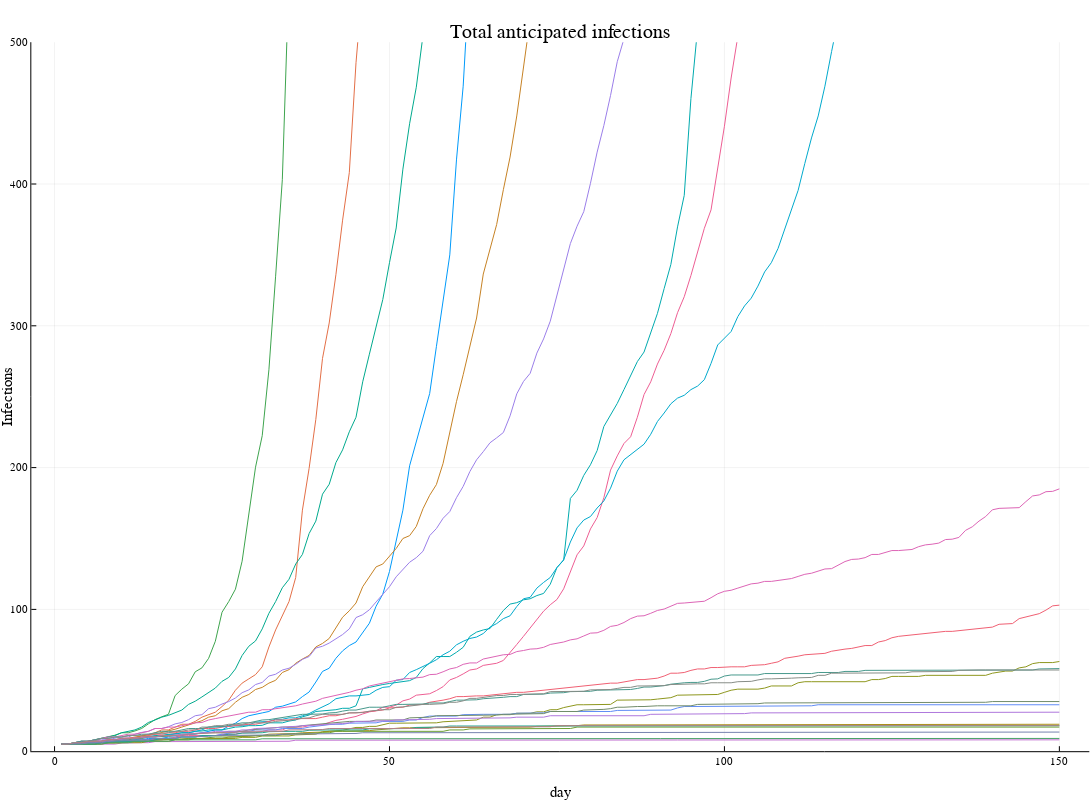

Write notebook code for a chart like this one.
### Code cell
plot(plotdata,title="Total anticipated infections",xlabel="day",ylabel="Infections",ylimit=(0,500),label=false,size=(1600,800))

### Figure 1 — Plotly figure (JSON) as saved in the notebook; plotly's stock layout.template omitted (floating-point values rounded to 4 significant figures; data arrays with more than 128 entries replaced by an {"elided": "..."} marker saying what was removed)
{"data": [{"colorbar": {"title": ""}, "legendgroup": "", "line": {"color": "rgba(0, 154, 250, 1.000)", "dash": "solid", "shape": "linear", "width": 1}, "mode": "lines", "name": "", "showlegend": false, "type": "scatter", "x": {"elided": "150 int values"}, "xaxis": "x1", "y": {"elided": "150 float values"}, "yaxis": "y1", "zmax": null, "zmin": null}, {"colorbar": {"title": ""}, "legendgroup": "", "line": {"color": "rgba(227, 111, 71, 1.000)", "dash": "solid", "shape": "linear", "width": 1}, "mode": "lines", "name": "", "showlegend": false, "type": "scatter", "x": {"elided": "150 int values"}, "xaxis": "x1", "y": {"elided": "150 float values"}, "yaxis": "y1", "zmax": null, "zmin": null}, {"colorbar": {"title": ""}, "legendgroup": "", "line": {"color": "rgba(62, 164, 78, 1.000)", "dash": "solid", "shape": "linear", "width": 1}, "mode": "lines", "name": "", "showlegend": false, "type": "scatter", "x": {"elided": "150 int values"}, "xaxis": "x1", "y": {"elided": "150 float values"}, "yaxis": "y1", "zmax": null, "zmin": null}, {"colorbar": {"title": ""}, "legendgroup": "", "line": {"color": "rgba(195, 113, 210, 1.000)", "dash": "solid", "shape": "linear", "width": 1}, "mode": "lines", "name": "", "showlegend": false, "type": "scatter", "x": {"elided": "150 int values"}, "xaxis": "x1", "y": {"elided": "150 float values"}, "yaxis": "y1", "zmax": null, "zmin": null}, {"colorbar": {"title": ""}, "legendgroup": "", "line": {"color": "rgba(172, 142, 24, 1.000)", "dash": "solid", "shape": "linear", "width": 1}, "mode": "lines", "name": "", "showlegend": false, "type": "scatter", "x": {"elided": "150 int values"}, "xaxis": "x1", "y": {"elided": "150 float values"}, "yaxis": "y1", "zmax": null, "zmin": null}, {"colorbar": {"title": ""}, "legendgroup": "", "line": {"color": "rgba(0, 170, 174, 1.000)", "dash": "solid", "shape": "linear", "width": 1}, "mode": "lines", "name": "", "showlegend": false, "type": "scatter", "x": {"elided": "150 int values"}, "xaxis": "x1", "y": {"elided": "150 float values"}, "yaxis": "y1", "zmax": null, "zmin": null}, {"colorbar": {"title": ""}, "legendgroup": "", "line": {"color": "rgba(237, 94, 147, 1.000)", "dash": "solid", "shape": "linear", "width": 1}, "mode": "lines", "name": "", "showlegend": false, "type": "scatter", "x": {"elided": "150 int values"}, "xaxis": "x1", "y": {"elided": "150 float values"}, "yaxis": "y1", "zmax": null, "zmin": null}, {"colorbar": {"title": ""}, "legendgroup": "", "line": {"color": "rgba(198, 130, 37, 1.000)", "dash": "solid", "shape": "linear", "width": 1}, "mode": "lines", "name": "", "showlegend": false, "type": "scatter", "x": {"elided": "150 int values"}, "xaxis": "x1", "y": {"elided": "150 float values"}, "yaxis": "y1", "zmax": null, "zmin": null}, {"colorbar": {"title": ""}, "legendgroup": "", "line": {"color": "rgba(0, 169, 141, 1.000)", "dash": "solid", "shape": "linear", "width": 1}, "mode": "lines", "name": "", "showlegend": false, "type": "scatter", "x": {"elided": "150 int values"}, "xaxis": "x1", "y": {"elided": "150 float values"}, "yaxis": "y1", "zmax": null, "zmin": null}, {"colorbar": {"title": ""}, "legendgroup": "", "line": {"color": "rgba(142, 151, 30, 1.000)", "dash": "solid", "shape": "linear", "width": 1}, "mode": "lines", "name": "", "showlegend": false, "type": "scatter", "x": {"elided": "150 int values"}, "xaxis": "x1", "y": {"elided": "150 float values"}, "yaxis": "y1", "zmax": null, "zmin": null}, {"colorbar": {"title": ""}, "legendgroup": "", "line": {"color": "rgba(0, 169, 204, 1.000)", "dash": "solid", "shape": "linear", "width": 1}, "mode": "lines", "name": "", "showlegend": false, "type": "scatter", "x": {"elided": "150 int values"}, "xaxis": "x1", "y": {"elided": "150 float values"}, "yaxis": "y1", "zmax": null, "zmin": null}, {"colorbar": {"title": ""}, "legendgroup": "", "line": {"color": "rgba(155, 127, 233, 1.000)", "dash": "solid", "shape": "linear", "width": 1}, "mode": "lines", "name": "", "showlegend": false, "type": "scatter", "x": {"elided": "150 int values"}, "xaxis": "x1", "y": {"elided": "150 float values"}, "yaxis": "y1", "zmax": null, "zmin": null}, {"colorbar": {"title": ""}, "legendgroup": "", "line": {"color": "rgba(97, 141, 246, 1.000)", "dash": "solid", "shape": "linear", "width": 1}, "mode": "lines", "name": "", "showlegend": false, "type": "scatter", "x": {"elided": "150 int values"}, "xaxis": "x1", "y": {"elided": "150 float values"}, "yaxis": "y1", "zmax": null, "zmin": null}, {"colorbar": {"title": ""}, "legendgroup": "", "line": {"color": "rgba(240, 96, 115, 1.000)", "dash": "solid", "shape": "linear", "width": 1}, "mode": "lines", "name": "", "showlegend": false, "type": "scatter", "x": {"elided": "150 int values"}, "xaxis": "x1", "y": {"elided": "150 float values"}, "yaxis": "y1", "zmax": null, "zmin": null}, {"colorbar": {"title": ""}, "legendgroup": "", "line": {"color": "rgba(221, 101, 182, 1.000)", "dash": "solid", "shape": "linear", "width": 1}, "mode": "lines", "name": "", "showlegend": false, "type": "scatter", "x": {"elided": "150 int values"}, "xaxis": "x1", "y": {"elided": "150 float values"}, "yaxis": "y1", "zmax": null, "zmin": null}, {"colorbar": {"title": ""}, "legendgroup": "", "line": {"color": "rgba(108, 159, 51, 1.000)", "dash": "solid", "shape": "linear", "width": 1}, "mode": "lines", "name": "", "showlegend": false, "type": "scatter", "x": {"elided": "150 int values"}, "xaxis": "x1", "y": {"elided": "150 float values"}, "yaxis": "y1", "zmax": null, "zmin": null}, {"colorbar": {"title": ""}, "legendgroup": "", "line": {"color": "rgba(113, 140, 106, 1.000)", "dash": "solid", "shape": "linear", "width": 1}, "mode": "lines", "name": "", "showlegend": false, "type": "scatter", "x": {"elided": "150 int values"}, "xaxis": "x1", "y": {"elided": "150 float values"}, "yaxis": "y1", "zmax": null, "zmin": null}, {"colorbar": {"title": ""}, "legendgroup": "", "line": {"color": "rgba(71, 153, 140, 1.000)", "dash": "solid", "shape": "linear", "width": 1}, "mode": "lines", "name": "", "showlegend": false, "type": "scatter", "x": {"elided": "150 int values"}, "xaxis": "x1", "y": {"elided": "150 float values"}, "yaxis": "y1", "zmax": null, "zmin": null}, {"colorbar": {"title": ""}, "legendgroup": "", "line": {"color": "rgba(31, 166, 141, 1.000)", "dash": "solid", "shape": "linear", "width": 1}, "mode": "lines", "name": "", "showlegend": false, "type": "scatter", "x": {"elided": "150 int values"}, "xaxis": "x1", "y": {"elided": "150 float values"}, "yaxis": "y1", "zmax": null, "zmin": null}, {"colorbar": {"title": ""}, "legendgroup": "", "line": {"color": "rgba(175, 120, 221, 1.000)", "dash": "solid", "shape": "linear", "width": 1}, "mode": "lines", "name": "", "showlegend": false, "type": "scatter", "x": {"elided": "150 int values"}, "xaxis": "x1", "y": {"elided": "150 float values"}, "yaxis": "y1", "zmax": null, "zmin": null}, {"colorbar": {"title": ""}, "legendgroup": "", "line": {"color": "rgba(135, 141, 135, 1.000)", "dash": "solid", "shape": "linear", "width": 1}, "mode": "lines", "name": "", "showlegend": false, "type": "scatter", "x": {"elided": "150 int values"}, "xaxis": "x1", "y": {"elided": "150 float values"}, "yaxis": "y1", "zmax": null, "zmin": null}, {"colorbar": {"title": ""}, "legendgroup": "", "line": {"color": "rgba(71, 161, 102, 1.000)", "dash": "solid", "shape": "linear", "width": 1}, "mode": "lines", "name": "", "showlegend": false, "type": "scatter", "x": {"elided": "150 int values"}, "xaxis": "x1", "y": {"elided": "150 float values"}, "yaxis": "y1", "zmax": null, "zmin": null}, {"colorbar": {"title": ""}, "legendgroup": "", "line": {"color": "rgba(119, 131, 175, 1.000)", "dash": "solid", "shape": "linear", "width": 1}, "mode": "lines", "name": "", "showlegend": false, "type": "scatter", "x": {"elided": "150 int values"}, "xaxis": "x1", "y": {"elided": "150 float values"}, "yaxis": "y1", "zmax": null, "zmin": null}, {"colorbar": {"title": ""}, "legendgroup": "", "line": {"color": "rgba(177, 129, 135, 1.000)", "dash": "solid", "shape": "linear", "width": 1}, "mode": "lines", "name": "", "showlegend": false, "type": "scatter", "x": {"elided": "150 int values"}, "xaxis": "x1", "y": {"elided": "150 float values"}, "yaxis": "y1", "zmax": null, "zmin": null}], "layout": {"annotations": [{"font": {"color": "rgba(0, 0, 0, 1.000)", "family": "sans-serif", "size": 20}, "rotation": 0, "showarrow": false, "text": "Total anticipated infections", "x": 0.5131, "xanchor": "center", "xref": "paper", "y": 1, "yanchor": "top", "yref": "paper"}], "height": 800, "legend": {"bgcolor": "rgba(255, 255, 255, 1.000)", "bordercolor": "rgba(0, 0, 0, 1.000)", "font": {"color": "rgba(0, 0, 0, 1.000)", "family": "sans-serif", "size": 11}, "tracegroupgap": 0, "x": 1, "y": 1}, "margin": {"b": 20, "l": 0, "r": 0, "t": 20}, "paper_bgcolor": "rgba(255, 255, 255, 1.000)", "plot_bgcolor": "rgba(255, 255, 255, 1.000)", "showlegend": true, "width": 1600, "xaxis": {"anchor": "y1", "domain": [0.02868, 0.9975], "gridcolor": "rgba(0, 0, 0, 0.100)", "gridwidth": 0.5, "linecolor": "rgba(0, 0, 0, 1.000)", "mirror": false, "range": [-3.47, 154.5], "showgrid": true, "showline": true, "showticklabels": true, "tickangle": 0, "tickcolor": "rgb(0, 0, 0)", "tickfont": {"color": "rgba(0, 0, 0, 1.000)", "family": "sans-serif", "size": 11}, "tickmode": "array", "ticks": "inside", "ticktext": ["0", "50", "100", "150"], "tickvals": [0, 50, 100, 150], "title": "day", "titlefont": {"color": "rgba(0, 0, 0, 1.000)", "family": "sans-serif", "size": 15}, "type": "-", "visible": true, "zeroline": false, "zerolinecolor": "rgba(0, 0, 0, 1.000)"}, "yaxis": {"anchor": "x1", "domain": [0.03791, 0.9708], "gridcolor": "rgba(0, 0, 0, 0.100)", "gridwidth": 0.5, "linecolor": "rgba(0, 0, 0, 1.000)", "mirror": false, "range": [0, 500], "showgrid": true, "showline": true, "showticklabels": true, "tickangle": 0, "tickcolor": "rgb(0, 0, 0)", "tickfont": {"color": "rgba(0, 0, 0, 1.000)", "family": "sans-serif", "size": 11}, "tickmode": "array", "ticks": "inside", "ticktext": ["0", "100", "200", "300", "400", "500"], "tickvals": [0, 100, 200, 300, 400, 500], "title": "Infections", "titlefont": {"color": "rgba(0, 0, 0, 1.000)", "family": "sans-serif", "size": 15}, "type": "-", "visible": true, "zeroline": false, "zerolinecolor": "rgba(0, 0, 0, 1.000)"}}}
